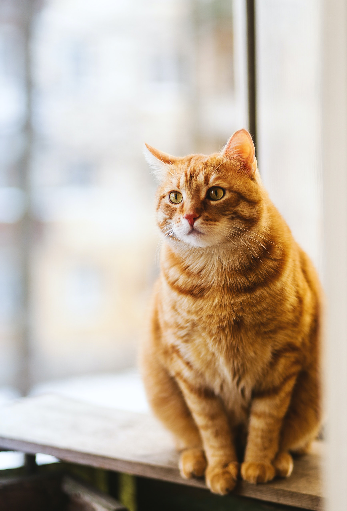
#> input picture Original Input Images/Chapter 3/image.jpg, 347 x 511 px, found by its file name
$ python 'Image Segmentation using KMeans.py'
#> lines starting #> are read from the running program, lines starting #| are printed output that depends on the picture
import numpy as np
import cv2

image = cv2.imread('image.jpg')
#> image is the input picture: shape (511, 347, 3); mean B, G, R 160.4, 177, 192

# Reshape the image to a 2D array of pixels
pixels = image.reshape(-1, 3).astype(np.float32)

# Define the criteria for k-means clustering
criteria = (cv2.TERM_CRITERIA_EPS + cv2.TERM_CRITERIA_MAX_ITER, 10, 1.0)

# Set the k values
k_values = [2, 3, 7]

cv2.imshow('K-Means Segmentation', image)
cv2.waitKey(0)

# Perform k-means clustering for each k value and display the segmented images
for k in k_values:
    # Perform k-means clustering
    _, labels, centers = cv2.kmeans(pixels, k, None, criteria, 10, cv2.KMEANS_RANDOM_CENTERS)

    # Convert the centers to integers
    centers = np.uint8(centers)

    # Replace each pixel value with its corresponding cluster center value
    segmented_image = centers[labels.flatten()]
    segmented_image = segmented_image.reshape(image.shape)

    cv2.imshow('K-Means Segmentation', segmented_image)
    cv2.waitKey(0)
#> this loop made 3 passes
#> centers on passes 1 to 2: [[210, 217, 222], [39, 80, 119]], [[221, 224, 226], [108, 151, 188], [25, 58, 92]]
#> pass 1, `segmented_image = segmented_image.reshape(image.shape)`:
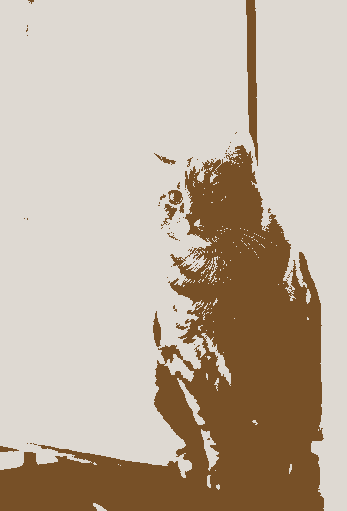
#> segmented_image: shape (511, 347, 3); mean B, G, R 159.8, 176.7, 191.7
#> pass 2, `segmented_image = segmented_image.reshape(image.shape)`:
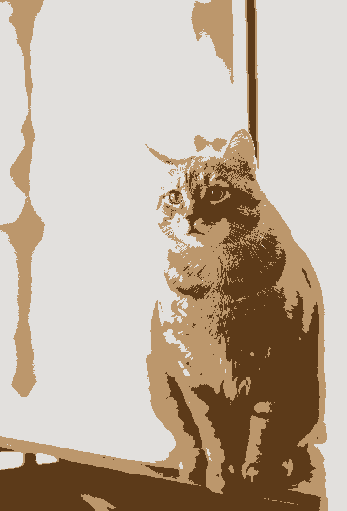
#> segmented_image: shape (511, 347, 3); mean B, G, R 159.5, 176.3, 191.5
#> pass 3, `segmented_image = segmented_image.reshape(image.shape)`:
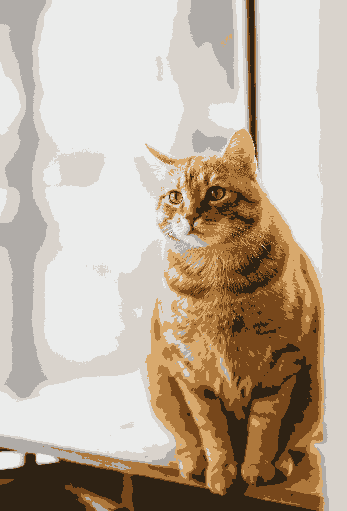
#> segmented_image: shape (511, 347, 3); mean B, G, R 159.7, 176.5, 191.4

cv2.destroyAllWindows()
